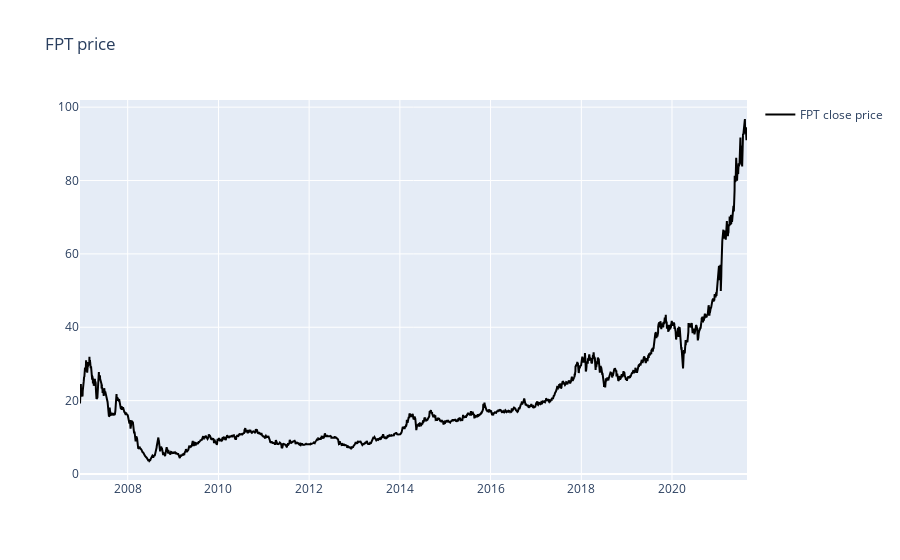

Here is the notebook cell this chart was saved with:
### Code cell
fig = go.Figure()
fig.add_traces(go.Scatter(
    name='FPT close price',
    x=FPT_prices.index,
    y=FPT_prices,
    line={'color': 'black'},showlegend=True))
fig.update_layout(title = 'FPT price')

### Figure 1 — Plotly figure (JSON) as saved in the notebook; plotly's stock layout.template omitted (floating-point values rounded to 4 significant figures; data arrays with more than 128 entries replaced by an {"elided": "..."} marker saying what was removed)
{"data": [{"line": {"color": "black"}, "name": "FPT close price", "showlegend": true, "type": "scatter", "x": {"elided": "3663 str values"}, "y": {"elided": "3663 float values"}}], "layout": {"title": {"text": "FPT price"}}}
